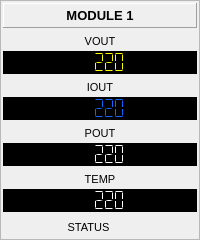
           <widget class="QFrame" name="frame">
            <property name="frameShape">
             <enum>QFrame::StyledPanel</enum>
            </property>
            <property name="frameShadow">
             <enum>QFrame::Raised</enum>
            </property>
            <layout class="QVBoxLayout" name="verticalLayout_6">
             <property name="spacing">
              <number>5</number>
             </property>
             <property name="leftMargin">
              <number>2</number>
             </property>
             <property name="topMargin">
              <number>2</number>
             </property>
             <property name="rightMargin">
              <number>2</number>
             </property>
             <property name="bottomMargin">
              <number>2</number>
             </property>
             <item>
              <widget class="QLabel" name="label_10">
               <property name="sizePolicy">
                <sizepolicy hsizetype="Preferred" vsizetype="Expanding">
                 <horstretch>0</horstretch>
                 <verstretch>0</verstretch>
                </sizepolicy>
               </property>
               <property name="minimumSize">
                <size>
                 <width>0</width>
                 <height>25</height>
                </size>
               </property>
               <property name="font">
                <font>
                 <pointsize>10</pointsize>
                 <weight>75</weight>
                 <bold>true</bold>
                </font>
               </property>
               <property name="frameShape">
                <enum>QFrame::Panel</enum>
               </property>
               <property name="frameShadow">
                <enum>QFrame::Raised</enum>
               </property>
               <property name="text">
                <string>MODULE 1</string>
               </property>
               <property name="alignment">
                <set>Qt::AlignCenter</set>
               </property>
              </widget>
             </item>
             <item>
              <layout class="QVBoxLayout" name="verticalLayout_2">
               <property name="spacing">
                <number>2</number>
               </property>
               <item>
                <widget class="QLabel" name="label_11">
                 <property name="sizePolicy">
                  <sizepolicy hsizetype="Preferred" vsizetype="Expanding">
                   <horstretch>0</horstretch>
                   <verstretch>0</verstretch>
                  </sizepolicy>
                 </property>
                 <property name="minimumSize">
                  <size>
                   <width>0</width>
                   <height>16</height>
                  </size>
                 </property>
                 <property name="font">
                  <font>
                   <pointsize>8</pointsize>
                  </font>
                 </property>
                 <property name="text">
                  <string>VOUT</string>
                 </property>
                 <property name="alignment">
                  <set>Qt::AlignCenter</set>
                 </property>
                </widget>
               </item>
               <item>
                <widget class="QLCDNumber" name="lcdAModule1Vout">
                 <property name="sizePolicy">
                  <sizepolicy hsizetype="Expanding" vsizetype="Expanding">
                   <horstretch>0</horstretch>
                   <verstretch>0</verstretch>
                  </sizepolicy>
                 </property>
                 <property name="minimumSize">
                  <size>
                   <width>0</width>
                   <height>22</height>
                  </size>
                 </property>
                 <property name="styleSheet">
                  <string notr="true">color: rgb(255, 255, 0);
background-color: rgb(0, 0, 0);</string>
                 </property>
                 <property name="frameShape">
                  <enum>QFrame::StyledPanel</enum>
                 </property>
                 <property name="smallDecimalPoint">
                  <bool>false</bool>
                 </property>
                 <property name="digitCount">
                  <number>5</number>
                 </property>
                 <property name="segmentStyle">
                  <enum>QLCDNumber::Flat</enum>
                 </property>
                 <property name="value" stdset="0">
                  <double>220.000000000000000</double>
                 </property>
                 <property name="intValue" stdset="0">
                  <number>220</number>
                 </property>
                </widget>
               </item>
              </layout>
             </item>
             <item>
              <layout class="QVBoxLayout" name="verticalLayout_3">
               <property name="spacing">
                <number>2</number>
               </property>
               <item>
                <widget class="QLabel" name="label_12">
                 <property name="sizePolicy">
                  <sizepolicy hsizetype="Preferred" vsizetype="Expanding">
                   <horstretch>0</horstretch>
                   <verstretch>0</verstretch>
                  </sizepolicy>
                 </property>
                 <property name="minimumSize">
                  <size>
                   <width>0</width>
                   <height>16</height>
                  </size>
                 </property>
                 <property name="font">
                  <font>
                   <pointsize>8</pointsize>
                  </font>
                 </property>
                 <property name="text">
                  <string>IOUT</string>
                 </property>
                 <property name="alignment">
                  <set>Qt::AlignCenter</set>
                 </property>
                </widget>
               </item>
               <item>
                <widget class="QLCDNumber" name="lcdAModule1Iout">
                 <property name="sizePolicy">
                  <sizepolicy hsizetype="Expanding" vsizetype="Expanding">
                   <horstretch>0</horstretch>
                   <verstretch>0</verstretch>
                  </sizepolicy>
                 </property>
                 <property name="minimumSize">
                  <size>
                   <width>0</width>
                   <height>22</height>
                  </size>
                 </property>
                 <property name="styleSheet">
                  <string notr="true">color: rgb(20, 100, 255);
background-color: rgb(0, 0, 0);</string>
                 </property>
                 <property name="frameShape">
                  <enum>QFrame::StyledPanel</enum>
                 </property>
                 <property name="smallDecimalPoint">
                  <bool>false</bool>
                 </property>
                 <property name="digitCount">
                  <number>5</number>
                 </property>
                 <property name="segmentStyle">
                  <enum>QLCDNumber::Flat</enum>
                 </property>
                 <property name="value" stdset="0">
                  <double>220.000000000000000</double>
                 </property>
                 <property name="intValue" stdset="0">
                  <number>220</number>
                 </property>
                </widget>
               </item>
              </layout>
             </item>
             <item>
              <layout class="QVBoxLayout" name="verticalLayout_4">
               <property name="spacing">
                <number>2</number>
               </property>
               <item>
                <widget class="QLabel" name="label_13">
                 <property name="sizePolicy">
                  <sizepolicy hsizetype="Preferred" vsizetype="Expanding">
                   <horstretch>0</horstretch>
                   <verstretch>0</verstretch>
                  </sizepolicy>
                 </property>
                 <property name="minimumSize">
                  <size>
                   <width>0</width>
                   <height>16</height>
                  </size>
                 </property>
                 <property name="font">
                  <font>
                   <pointsize>8</pointsize>
                  </font>
                 </property>
                 <property name="text">
                  <string>POUT</string>
                 </property>
                 <property name="alignment">
                  <set>Qt::AlignCenter</set>
                 </property>
                </widget>
               </item>
               <item>
                <widget class="QLCDNumber" name="lcdAModule1Pout">
                 <property name="sizePolicy">
                  <sizepolicy hsizetype="Expanding" vsizetype="Expanding">
                   <horstretch>0</horstretch>
                   <verstretch>0</verstretch>
                  </sizepolicy>
                 </property>
                 <property name="minimumSize">
                  <size>
                   <width>0</width>
                   <height>22</height>
                  </size>
                 </property>
                 <property name="styleSheet">
                  <string notr="true">color: rgb(255, 255, 255);
background-color: rgb(0, 0, 0);</string>
                 </property>
                 <property name="frameShape">
                  <enum>QFrame::StyledPanel</enum>
                 </property>
                 <property name="smallDecimalPoint">
                  <bool>false</bool>
                 </property>
                 <property name="digitCount">
                  <number>5</number>
                 </property>
                 <property name="segmentStyle">
                  <enum>QLCDNumber::Flat</enum>
                 </property>
                 <property name="value" stdset="0">
                  <double>220.000000000000000</double>
                 </property>
                 <property name="intValue" stdset="0">
                  <number>220</number>
                 </property>
                </widget>
               </item>
              </layout>
             </item>
             <item>
              <layout class="QVBoxLayout" name="verticalLayout_5">
               <property name="spacing">
                <number>2</number>
               </property>
               <item>
                <widget class="QLabel" name="label_14">
                 <property name="sizePolicy">
                  <sizepolicy hsizetype="Preferred" vsizetype="Expanding">
                   <horstretch>0</horstretch>
                   <verstretch>0</verstretch>
                  </sizepolicy>
                 </property>
                 <property name="minimumSize">
                  <size>
                   <width>0</width>
                   <height>16</height>
                  </size>
                 </property>
                 <property name="font">
                  <font>
                   <pointsize>8</pointsize>
                  </font>
                 </property>
                 <property name="text">
                  <string>TEMP</string>
                 </property>
                 <property name="alignment">
                  <set>Qt::AlignCenter</set>
                 </property>
                </widget>
               </item>
               <item>
                <widget class="QLCDNumber" name="lcdAModule1Temp">
                 <property name="sizePolicy">
                  <sizepolicy hsizetype="Expanding" vsizetype="Expanding">
                   <horstretch>0</horstretch>
                   <verstretch>0</verstretch>
                  </sizepolicy>
                 </property>
                 <property name="minimumSize">
                  <size>
                   <width>0</width>
                   <height>22</height>
                  </size>
                 </property>
                 <property name="styleSheet">
                  <string notr="true">color: rgb(255, 255, 255);
background-color: rgb(0, 0, 0);</string>
                 </property>
                 <property name="frameShape">
                  <enum>QFrame::StyledPanel</enum>
                 </property>
                 <property name="smallDecimalPoint">
                  <bool>false</bool>
                 </property>
                 <property name="digitCount">
                  <number>5</number>
                 </property>
                 <property name="segmentStyle">
                  <enum>QLCDNumber::Flat</enum>
                 </property>
                 <property name="value" stdset="0">
                  <double>220.000000000000000</double>
                 </property>
                 <property name="intValue" stdset="0">
                  <number>220</number>
                 </property>
                </widget>
               </item>
              </layout>
             </item>
             <item>
              <layout class="QHBoxLayout" name="horizontalLayout_4">
               <property name="spacing">
                <number>3</number>
               </property>
               <item>
                <widget class="QLabel" name="lblAModule1Status">
                 <property name="minimumSize">
                  <size>
                   <width>0</width>
                   <height>20</height>
                  </size>
                 </property>
                 <property name="maximumSize">
                  <size>
                   <width>16777215</width>
                   <height>20</height>
                  </size>
                 </property>
                 <property name="font">
                  <font>
                   <pointsize>8</pointsize>
                  </font>
                 </property>
                 <property name="text">
                  <string>STATUS</string>
                 </property>
                 <property name="alignment">
                  <set>Qt::AlignCenter</set>
                 </property>
                </widget>
               </item>
               <item>
                <widget class="QLabel" name="lblAModule1Sta">
                 <property name="minimumSize">
                  <size>
                   <width>20</width>
                   <height>20</height>
                  </size>
                 </property>
                 <property name="maximumSize">
                  <size>
                   <width>20</width>
                   <height>20</height>
                  </size>
                 </property>
                 <property name="font">
                  <font>
                   <pointsize>8</pointsize>
                  </font>
                 </property>
                 <property name="text">
                  <string/>
                 </property>
                 <property name="pixmap">
                  <pixmap resource="../sysmon.qrc">:/icon/green_marble.ico</pixmap>
                 </property>
                 <property name="scaledContents">
                  <bool>true</bool>
                 </property>
                 <property name="alignment">
                  <set>Qt::AlignCenter</set>
                 </property>
                </widget>
               </item>
              </layout>
             </item>
            </layout>
           </widget>
